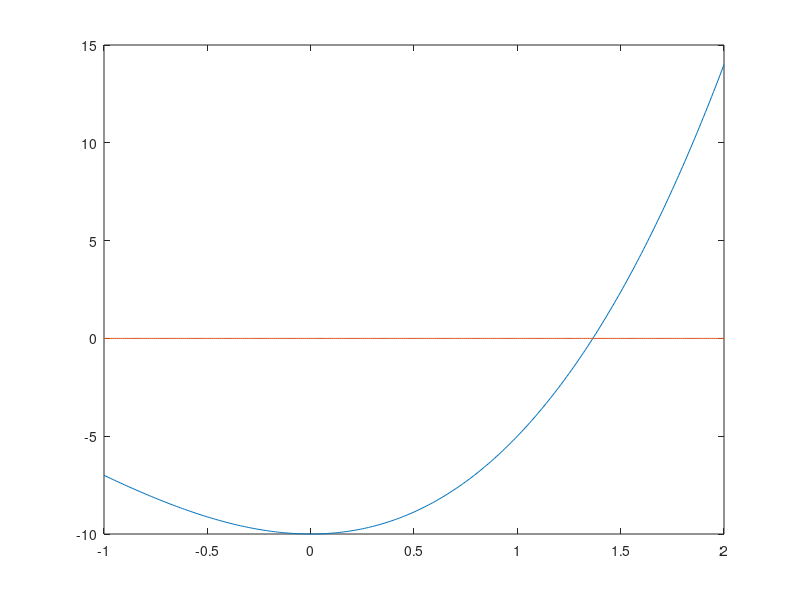

The MATLAB source for this figure: (Note: this script raises an error after producing the figure.)
close all
clear all
format long

f = @(x) x.^3+4*x.^2-10;
ejex = @(x) 0*x;
a = 1;
b = 2;
tol = 10^(-3);
nmax = 1000;

I = [-1:0.01:2];

plot(I, f(I), I, ejex(I))

[zero, res, niter] = bisection(f,a,b,tol,nmax)